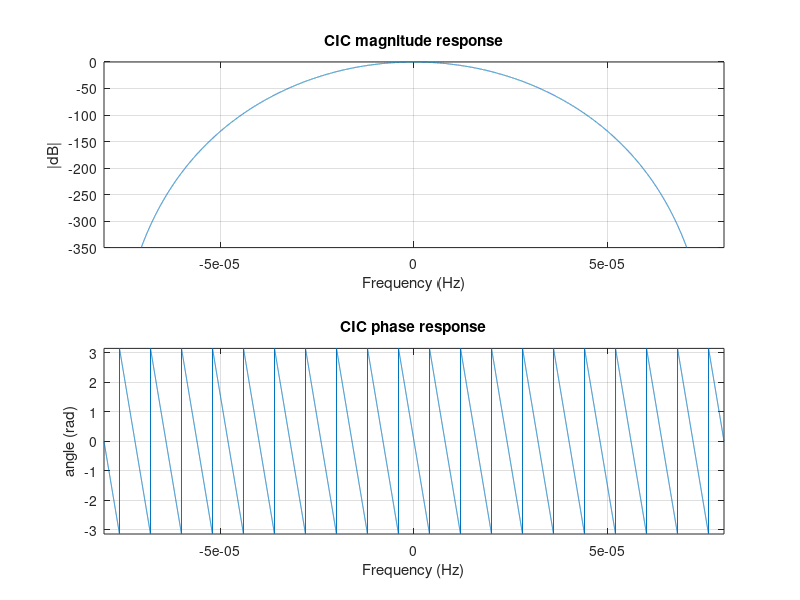
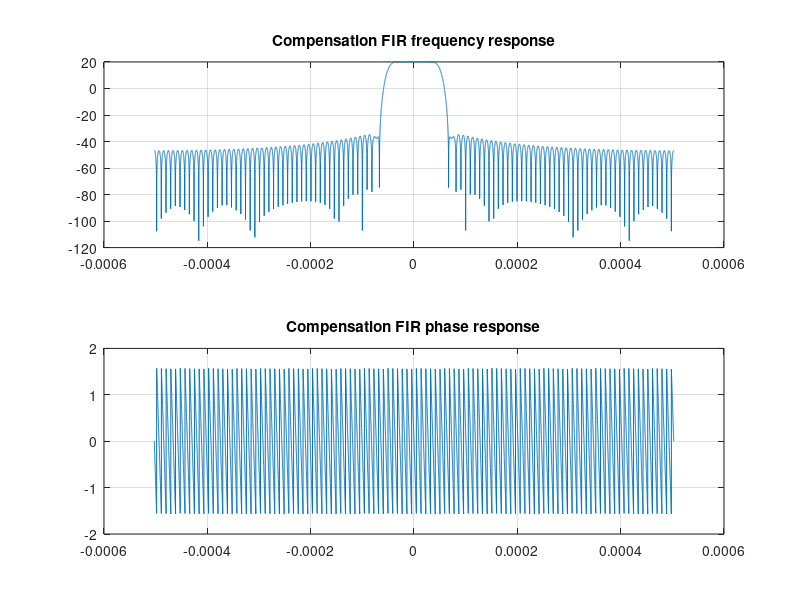
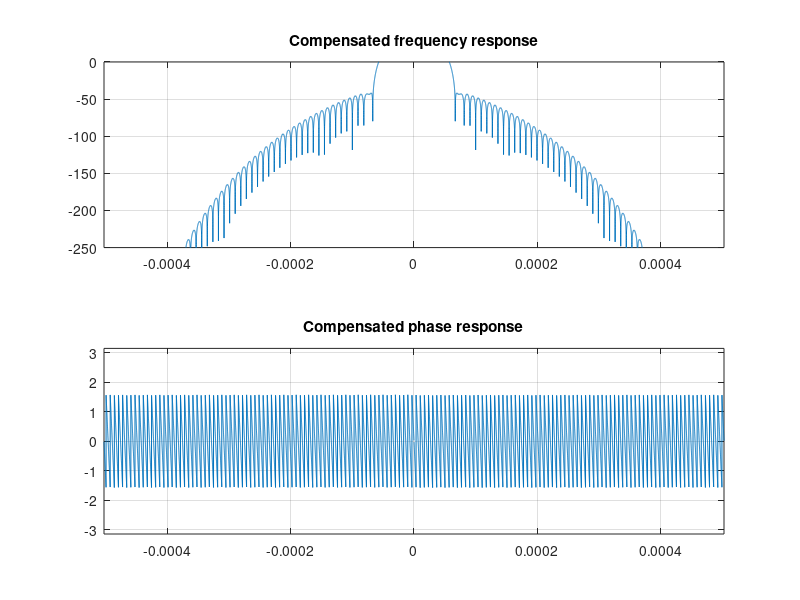

Write MATLAB code to recreate these figures, in order.
clear all
close all
clc

% CIC frequency domain example

M = 12500; % Decimation factor

K = 20; % Number of stages

Fs = 125e6; % Sample rate (Hz)

freq = (-1:1e-4:1) / M;

w = 2 * pi * freq;

z = e.^(1j * w);

% CIC filter frequency response

H = (1 / M * (1 - z .^ (-M)) ./ (1 - z .^ (-1))) .^ K;


% Plot CIC filter frequency response and phase response

Hdb = 20 * log10(abs(H));

H_phase = atan2(imag(H),real(H));

figure
subplot(2,1,1)
plot(freq, Hdb)
title('CIC magnitude response')
ylabel('|dB|')
xlabel('Frequency (Hz)')
axis([min(freq) max(freq) -350 0])
grid on
subplot(2,1,2)
plot(freq, H_phase)
title('CIC phase response')
ylabel('angle (rad)')
xlabel('Frequency (Hz)')
axis([min(freq) max(freq) -pi pi])
grid on


% Create correction FIR filter (decimate by 2)
x = 4; % Scale factor

%%%%%%% fir2.m parameters %%%%%%
L = 110; 		%% Filter order; must be even
Fo = 0.1; 	%% Normalized Cutoff freq; 0<Fo<=0.5/M;

%%%%%%% CIC Compensator Design using fir2.m %%%%%%
p = 2e3; 		%% Granularity
s = 0.25/p; 	%% Step size
fp = [0:s:Fo]; 	%% Pass band frequency samples
fs = (Fo+s):s:1; %% Stop band frequency samples
f = [fp fs]; 	%% Normalized frequency samples; 0<=f<=1
Mp = ones(1,length(fp)); %% Pass band response; Mp(1)=1
Mp(2:end) = abs(x*sin(pi*fp(2:end)/x)./sin(pi*fp(2:end)));
Mf = [Mp zeros(1,length(fs))];
f(end) = 1;
h = fir2(L,f,Mf); %% Filter length L+1
h = h/max(h); %% Floating point coefficients

[H_fir, w_fir] = freqz(h, 1, -pi:2*pi/(numel(w)-1):pi, "whole");

figure
subplot(2,1,1)
plot(w, 20 * log10(abs(H_fir)))
title('Compensation FIR frequency response')
grid on
subplot(2,1,2)
plot(w, atan(imag(H_fir)./real(H_fir)))
title('Compensation FIR phase response')
grid on

% Compensated response

H_comp = H .* H_fir;

figure
subplot(2,1,1)
plot(w, 20 * log10(abs(H_comp)))
axis([min(w) max(w) -250 0])
grid on
title('Compensated frequency response')
subplot(2,1,2)
plot(w, atan(imag(H_comp)./real(H_comp)))
axis([min(w) max(w) -pi pi])
grid on
title('Compensated phase response')
